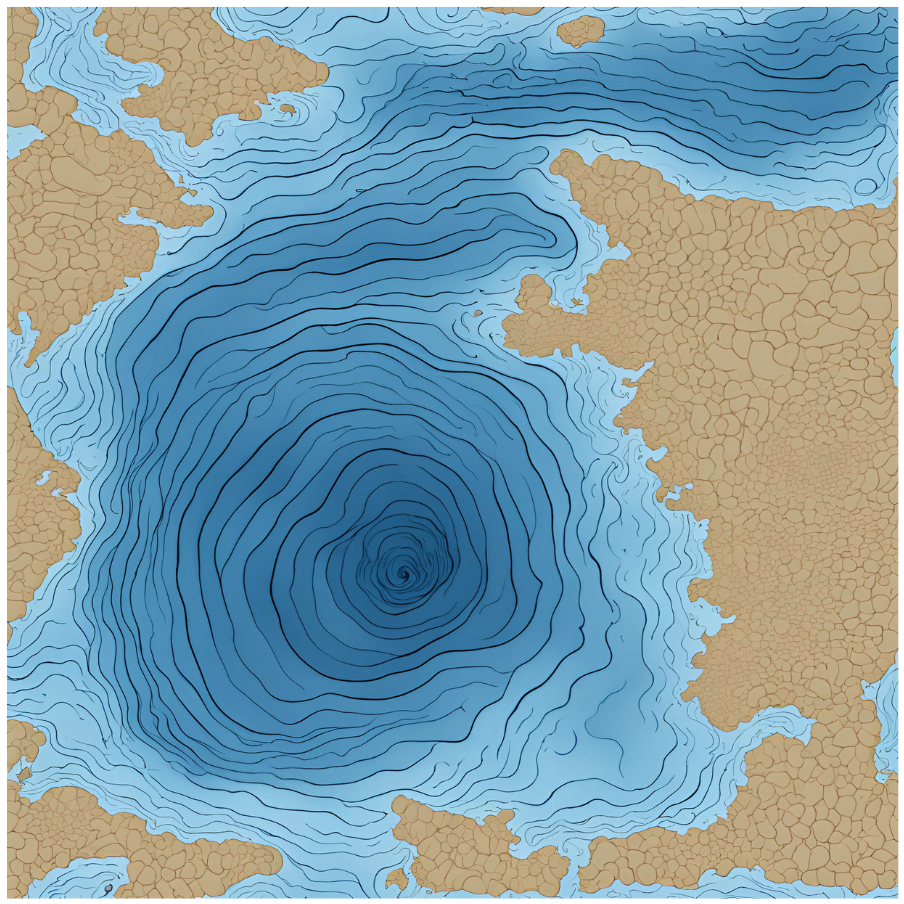
#> input picture fig/water_deep.png, 904 x 904 px, found by its file name
$ python posibi_test.py
#> lines starting #> are read from the running program, lines starting #| are printed output that depends on the picture; long printed decimals are rounded
### core_work/utils/get_point_posbi.py
import numpy as np
from sklearn.cluster import KMeans
import matplotlib.pyplot as plt

def classify_colors(image, num_clusters=5):
    # 将图像转换为 numpy 数组
    image_array = np.array(image)

    # 将图像展平为二维数组
    pixels = image_array.reshape(-1, 3)

    # 使用 K-means 进行颜色分类
    kmeans = KMeans(n_clusters=num_clusters, n_init=10)
    kmeans.fit(pixels)

    # 获取每个像素的分类标签
    labels = kmeans.labels_

    # 将标签映射回图像
    classified_image = labels.reshape(image_array.shape[:2])

    return classified_image, kmeans.cluster_centers_

def calculate_depth(pb_matrix, classified_image, color_index):
    # 获取颜色分类的像素坐标
    indices = np.where(classified_image == color_index)

    # 计算该颜色分类的平均深度
    depths = pb_matrix[indices]
    average_depth = np.mean(depths)

    return average_depth, depths

def plot_depth_distribution(classified_image, depths, color_index):
    # 获取颜色分类的像素坐标
    indices = np.where(classified_image == color_index)

    # 绘制深度分布图
    plt.figure(figsize=(10, 10))
    plt.scatter(indices[1], indices[0], c=depths, cmap='viridis', s=50)
    plt.colorbar(label='Depth')
    plt.title(f'Depth Distribution for Color Index {color_index}')
    plt.xlabel('X Coordinate')
    plt.ylabel('Y Coordinate')
    plt.show()

### core_work/utils/posibi_test.py
from get_point_posbi import classify_colors, calculate_depth, plot_depth_distribution
from PIL import Image
import numpy as np
import matplotlib.pyplot as plt

def get_pb_matrix(image_path, num_samples_x=1000, num_samples_y=None):
    # 打开图像
#> called with image_path = 'fig/water_deep.png', num_samples_x = 1000
    image = Image.open(image_path)
#> image is the input picture: PIL image 904x904 RGBA; mean R, G, B, A 129.3, 160.5, 171.4, 254.7

    # 将图像转换为 RGB 模式（如果它不是 RGB 模式）
    image = image.convert('RGB')
#> image: PIL image 904x904 RGB

    # 获取图像的宽度和高度
    width, height = image.size
#> width = 904; height = 904

    # 如果 num_samples_y 未指定，则默认与 num_samples_x 相同
    if num_samples_y is None:
        num_samples_y = num_samples_x

    # 计算每个采样点的步长
    step_x = width / num_samples_x
#> step_x = 0.904
    step_y = height / num_samples_y
#> step_y = 0.904

    # 初始化 pb 矩阵
    pb_matrix = np.zeros((num_samples_y, num_samples_x))

    # 遍历每个采样点
    for i in range(num_samples_y):
        for j in range(num_samples_x):
            # 计算采样点的坐标
            x = int(j * step_x)
            y = int(i * step_y)

            # 获取像素的 RGB 值
            r, g, b = image.getpixel((x, y))

            # 计算亮度
            luminance = 0.299 * r + 0.587 * g + 0.114 * b

            # 将亮度归一化到 0.0 到 1.0 之间
            pb_value = luminance / 255.0

            # 将 pb 值存入矩阵
            pb_matrix[i, j] = pb_value
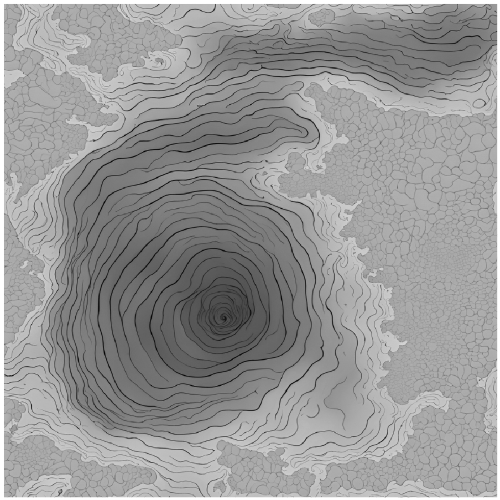
#> pb_matrix: shape (1000, 1000) float64 (shown at 1/2 size); min 0.00358, max 1, mean 0.597

    return pb_matrix

# 示例用法
image_path = 'fig/water_deep.png'
pb_matrix = get_pb_matrix(image_path)

# 打开图像
image = Image.open(image_path).convert('RGB')

# 颜色分类
num_clusters = 5
classified_image, cluster_centers = classify_colors(image, num_clusters)
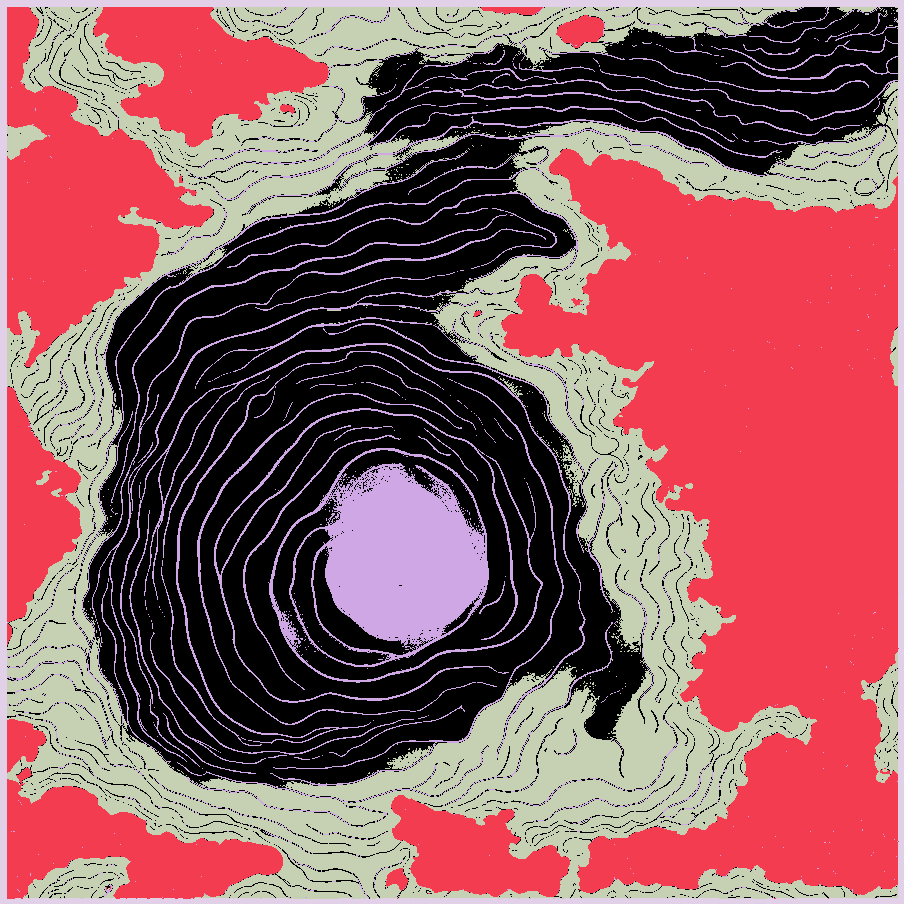
#> classified_image: shape (904, 904) int32; 5 distinct labels, from 0 to 4; one colour per label, 0 black
#> cluster_centers = [[76.12, 140.8, 181.1], [185.6, 162.8, 124.6], [34.92, 77.04, 108.9], [140.5, 195.5, 224.3], [252.1, 252.9, 253]]

# 计算每个颜色分类的深度并绘制深度分布图
for color_index in range(num_clusters):
    average_depth, depths = calculate_depth(pb_matrix, classified_image, color_index)
    print(f'Average Depth for Color Index {color_index}: {average_depth}')
    plot_depth_distribution(classified_image, depths, color_index)
#> this loop made 5 passes
#| Average Depth for Color Index 0: 0.4765
#| Average Depth for Color Index 1: 0.6634
#| Average Depth for Color Index 2: 0.4381
#| Average Depth for Color Index 3: 0.6146
#| Average Depth for Color Index 4: 0.8443
#> pass 1, in plot_depth_distribution, `plt.show()`:
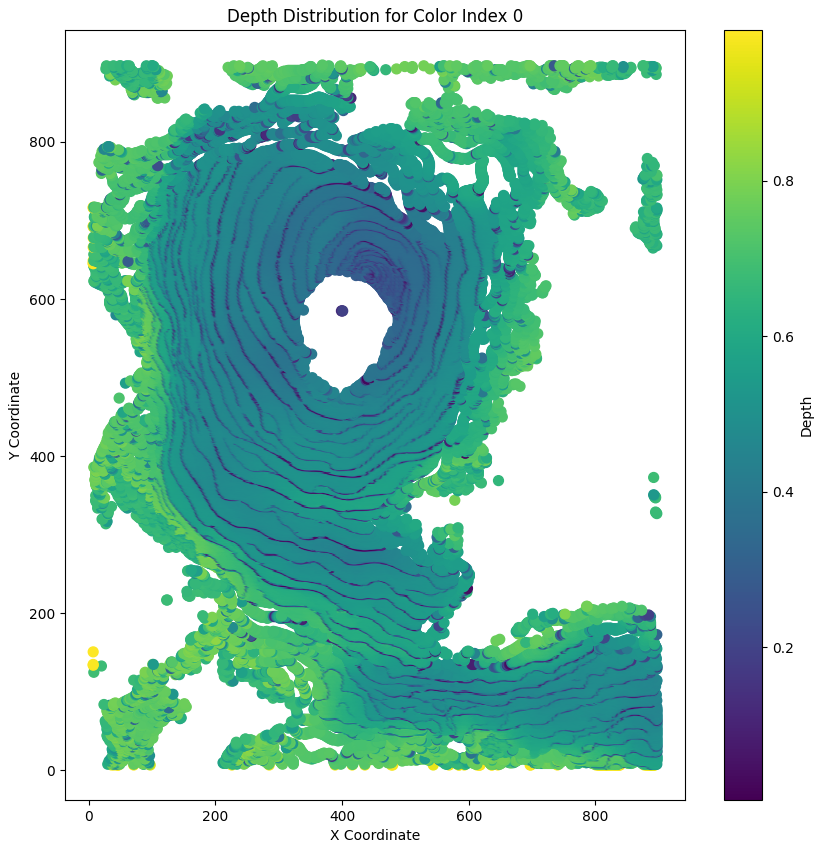
#> figure drawn by matplotlib, 2 panels
#> pass 2, in plot_depth_distribution (call 2), `plt.show()`:
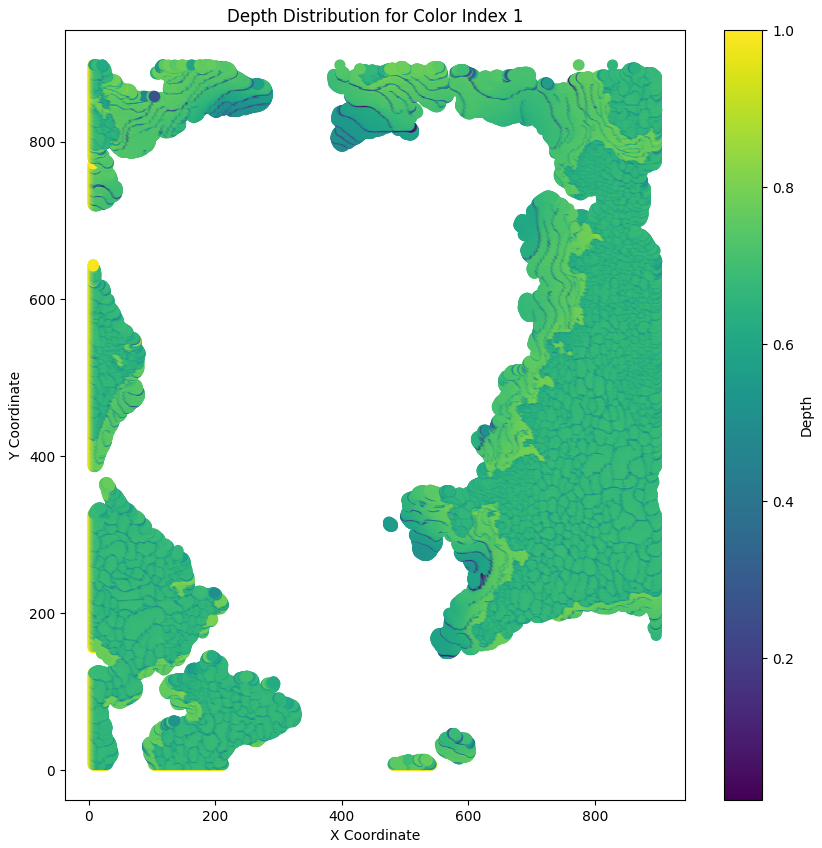
#> figure drawn by matplotlib, 2 panels

# Average Depth for Color Index 0: 0.4383103449500656
# Average Depth for Color Index 1: 0.6145221659452028
# Average Depth for Color Index 2: 0.6633841931717415
# Average Depth for Color Index 3: 0.4762106740802977
# Average Depth for Color Index 4: 0.8442408108027796
